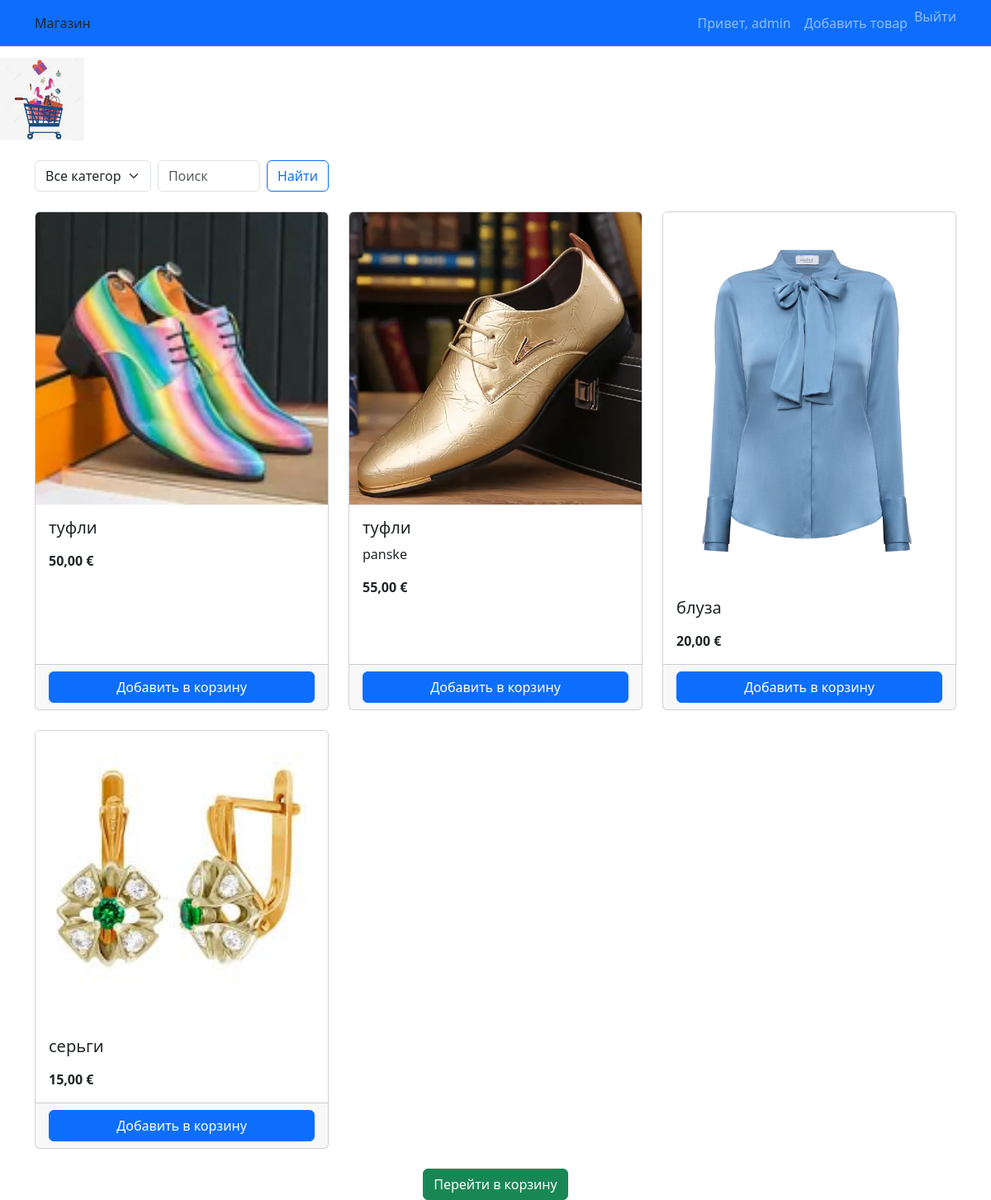
The page / (signed in) on the database its author committed.
### shop/models.py (models this page shows, shortened)
class Product(models.Model):
    category = models.ForeignKey(Category, on_delete=models.CASCADE)
    name = models.CharField(max_length=255)
    description = models.TextField(blank=True)
    price = models.DecimalField(max_digits=10, decimal_places=2)
    image = models.ImageField(upload_to='products/', blank=True, null=True)
    available = models.BooleanField(default=True)

### shop/views.py (the view)
# urls.py: path('', catalog, name='catalog'),
def catalog(request):
    categories = Category.objects.all()
    q = request.GET.get('q', '')
    c = request.GET.get('cat', '')
    products = Product.objects.filter(available=True)
    if c:
        products = products.filter(category_id=c)
    if q:
        products = products.filter(Q(name__icontains=q) | Q(description__icontains=q))
    return render(request, 'catalog.html', {'categories': categories, 'products': products})

### shop/templates/catalog.html (shortened to what this page needs)
{% extends 'base.html' %}
{% block content %}
<div class="row mb-4">
  <div class="col-md-4">
    <form method="get" class="d-flex">
      <select name="cat" class="form-select me-2">
        <option value="">Все категории</option>
      </select>
      <input type="text" name="q" class="form-control me-2" placeholder="Поиск" value="{{ request.GET.q }}">
      <button type="submit" class="btn btn-outline-primary">Найти</button>
    </form>
  </div>
</div>
<div class="row">
  {% for product in products %}
    <div class="col-md-4 mb-4">
      <div class="card h-100">
        {% if product.image %}
          <img src="{{ product.image.url }}" class="card-img-top" alt="{{ product.name }}">
        {% else %}
          <img src="/static/images/no-image.jpg" class="card-img-top" alt="Нет изображения">
        {% endif %}
        <div class="card-body">
          <h5 class="card-title">{{ product.name }}</h5>
          <p class="card-text">{{ product.description|truncatechars:100 }}</p>
          <p class="card-text fw-bold">{{ product.price }} €</p>
        </div>
        <div class="card-footer">
          {% if user.is_authenticated %}
            <a href="{% url 'add_to_cart' product.id %}" class="btn btn-primary w-100">Добавить в корзину</a>
          {% else %}
            <a href="{% url 'login' %}?next={{ request.path }}" class="btn btn-outline-primary w-100">Войти, чтобы купить</a>
          {% endif %}
        </div>
      </div>
    </div>
  {% endfor %}
</div>
<div class="text-center">
  <a href="{% url 'view_cart' %}" class="btn btn-success">Перейти в корзину</a>
</div>
{% endblock %}

### shop/templates/base.html (shortened to what this page needs)
{% load static %}
<!DOCTYPE html>
<html lang="ru">
<head>
  <link rel="stylesheet" href="{% static 'css/visual.css' %}">
  <link href=" https://cdn.jsdelivr.net/npm/bootstrap@5.3.0/dist/css/bootstrap.min.css" rel="stylesheet">
</head>
<body>
  <nav class="navbar navbar-expand-lg navbar-dark bg-primary fixed-top">
    <div class="container">
      <a class="nav-link {% if request.resolver_match.url_name == 'catalog' %}active{% endif %}" href="{% url 'catalog' %}">Магазин</a>
      <div class="collapse navbar-collapse" id="navbarNav">
        <ul class="navbar-nav ms-auto">
          {% if user.is_authenticated %}
            <li class="nav-item">
              <a class="nav-link" href="{% url 'account' %}">Привет, {{ user.get_full_name|default:user.username|default:"Гость"  }}</a>
            </li>
          {% if user.is_staff %}
            <li class="nav-item">
              <a class="nav-link" href="{% url 'add_product' %}">Добавить товар</a>
            </li>
          {% endif %}
          <li class="nav-item">
            <form action="{% url 'logout' %}" method="post" class="d-inline">
              <button type="submit" class="btn btn-link nav-link" style="padding: 0; border: none;">Выйти</button>
            </form>
          </li>
        {% endif %}
      </ul>
    </div>
  </div>
  </nav>
  <img src="{% static '\image\shop1.jpg' %}" alt="Логотип" class="logo">
  <div class="container mt-4">
    {% block content %}{% endblock %}
  </div>
</body>
</html>

### shop/static/css/visual.css (style rules this page uses)
.logo { width: auto; height: 100px; }

### shop/templates/base.html (style rules this page uses)
body { padding-top: 70px; }

### rows shown on the page
Product: image (picture), name "туфли", price "50,00"
Product: image (picture), name "туфли", description "panske", price "55,00"
Product: image (picture), name "блуза", price "20,00"
Product: image (picture), name "серьги", price "15,00"

### other values the page prints
{{ user.get_full_name|default:user.username|default:"Гость" }} "admin"
